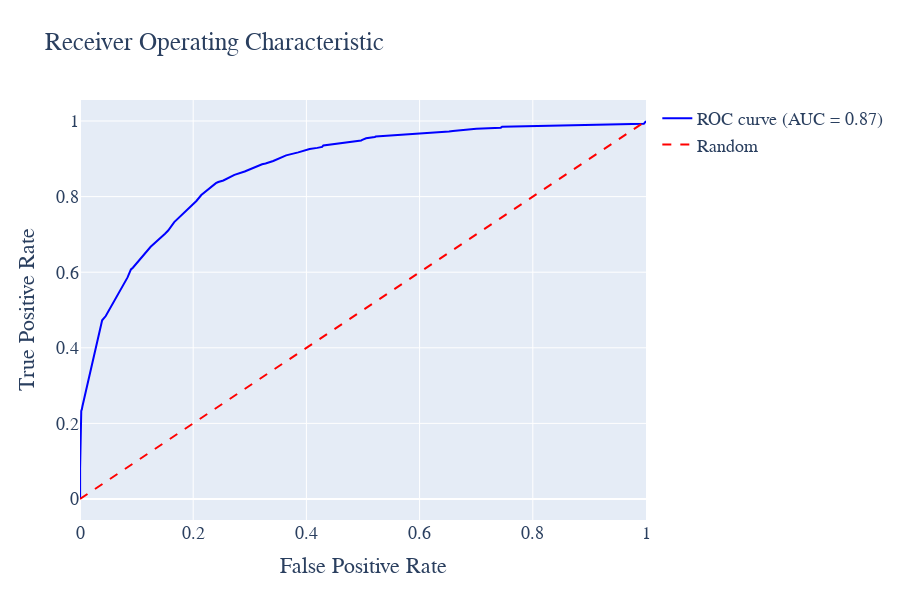

The cell this chart's notebook holds for it:
### Code cell
# %%
import plotly.graph_objects as go
from sklearn.metrics import roc_curve, auc

# 计算ROC曲线
roc_auc = auc(fpr, tpr)

# 计算ROC曲线
roc_auc = auc(fpr, tpr)

# 创建布局
layout = go.Layout(
    title='Receiver Operating Characteristic',
    xaxis=dict(title='False Positive Rate'),
    yaxis=dict(title='True Positive Rate'),
    hovermode='closest',
    width=900, height=600,
    font=dict(family='Times New Roman', size=18)
)

# 创建ROC曲线图形
roc_trace = go.Scatter(
    x=fpr,
    y=tpr,
    mode='lines',
    line=dict(color='blue', width=2),
    name='ROC curve (AUC = %0.2f)' % roc_auc
)

# 创建对角线图形
diagonal_trace = go.Scatter(
    x=[0, 1],
    y=[0, 1],
    mode='lines',
    line=dict(color='red', width=2, dash='dash'),
    name='Random'
)

# 创建图表数据
data = [roc_trace, diagonal_trace]

# 创建图表
fig = go.Figure(data=data, layout=layout)

fig.write_html('Image/4_2_6.html')
# 显示图表
fig.show()

### Figure 1 — Plotly figure (JSON) as saved in the notebook; plotly's stock layout.template omitted (floating-point values rounded to 4 significant figures)
{"data": [{"line": {"color": "blue", "width": 2}, "mode": "lines", "name": "ROC curve (AUC = 0.87)", "type": "scatter", "x": [0, 0.0001787, 0.0001787, 0.0005362, 0.000983, 0.001609, 0.002234, 0.003217, 0.00429, 0.03914, 0.04093, 0.04129, 0.04173, 0.0437, 0.04477, 0.04549, 0.084, 0.08963, 0.08999, 0.09339, 0.1202, 0.1248, 0.1502, 0.1558, 0.1665, 0.2056, 0.2143, 0.2147, 0.2364, 0.2401, 0.2443, 0.2533, 0.2728, 0.291, 0.3217, 0.3279, 0.3414, 0.3642, 0.3856, 0.4056, 0.4192, 0.4278, 0.4299, 0.4575, 0.4769, 0.4968, 0.4987, 0.5055, 0.5208, 0.5225, 0.652, 0.6588, 0.7002, 0.7278, 0.7412, 0.7435, 0.7458, 0.9962, 1], "y": [0, 0.002162, 0.08027, 0.1227, 0.1719, 0.1897, 0.2327, 0.237, 0.2454, 0.4727, 0.4754, 0.4773, 0.4776, 0.4808, 0.4827, 0.4841, 0.5862, 0.6062, 0.6073, 0.6119, 0.6592, 0.6673, 0.7019, 0.7103, 0.7324, 0.7884, 0.8041, 0.8046, 0.8322, 0.8357, 0.8386, 0.8427, 0.8576, 0.8665, 0.8857, 0.8876, 0.8943, 0.9092, 0.917, 0.9259, 0.9289, 0.9314, 0.9354, 0.9403, 0.9454, 0.9486, 0.9503, 0.9543, 0.9578, 0.9589, 0.9722, 0.9738, 0.9797, 0.9814, 0.9819, 0.9824, 0.9849, 0.9924, 1]}, {"line": {"color": "red", "dash": "dash", "width": 2}, "mode": "lines", "name": "Random", "type": "scatter", "x": [0, 1], "y": [0, 1]}], "layout": {"font": {"family": "Times New Roman", "size": 18}, "height": 600, "hovermode": "closest", "title": {"text": "Receiver Operating Characteristic"}, "width": 900, "xaxis": {"title": {"text": "False Positive Rate"}}, "yaxis": {"title": {"text": "True Positive Rate"}}}}
